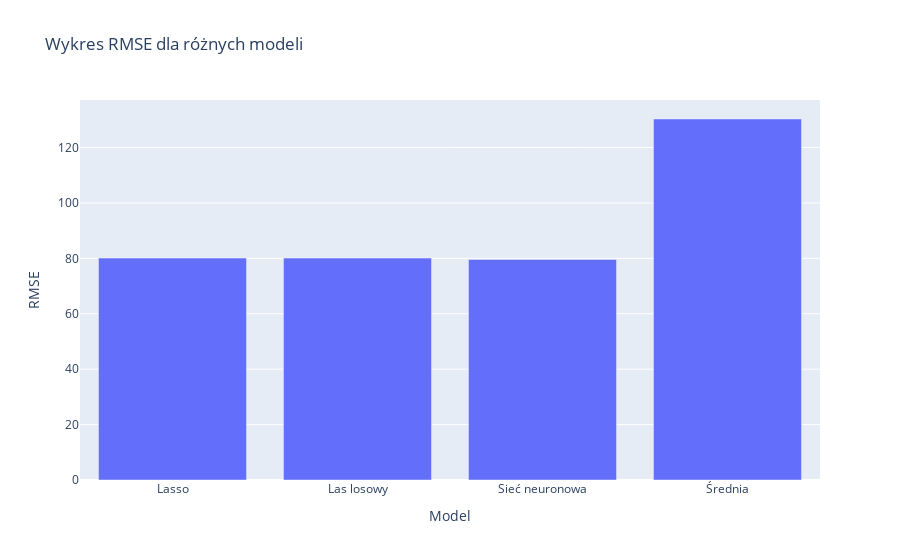

The notebook cell saved with this chart:
### Code cell
fig = px.bar(df_compare, x=df_compare["Nazwa"],y=df_compare["RMSE"], title='Wykres RMSE dla różnych modeli', labels={'y':'Wartość RMSE [%]','Nazwa':'Model'})
fig.show()

### Figure 1 — Plotly figure (JSON) as saved in the notebook; plotly's stock layout.template omitted (floating-point values rounded to 4 significant figures)
{"data": [{"alignmentgroup": "True", "hovertemplate": "Model=%{x}<br>RMSE=%{y}<extra></extra>", "legendgroup": "", "marker": {"color": "#636efa", "pattern": {"shape": ""}}, "name": "", "offsetgroup": "", "orientation": "v", "showlegend": false, "textposition": "auto", "type": "bar", "x": ["Lasso", "Las losowy", "Sieć neuronowa", "Średnia"], "xaxis": "x", "y": [80.09, 80.09, 79.58, 130.3], "yaxis": "y"}], "layout": {"barmode": "relative", "legend": {"tracegroupgap": 0}, "title": {"text": "Wykres RMSE dla różnych modeli"}, "xaxis": {"anchor": "y", "domain": [0, 1], "title": {"text": "Model"}}, "yaxis": {"anchor": "x", "domain": [0, 1], "title": {"text": "RMSE"}}}}
